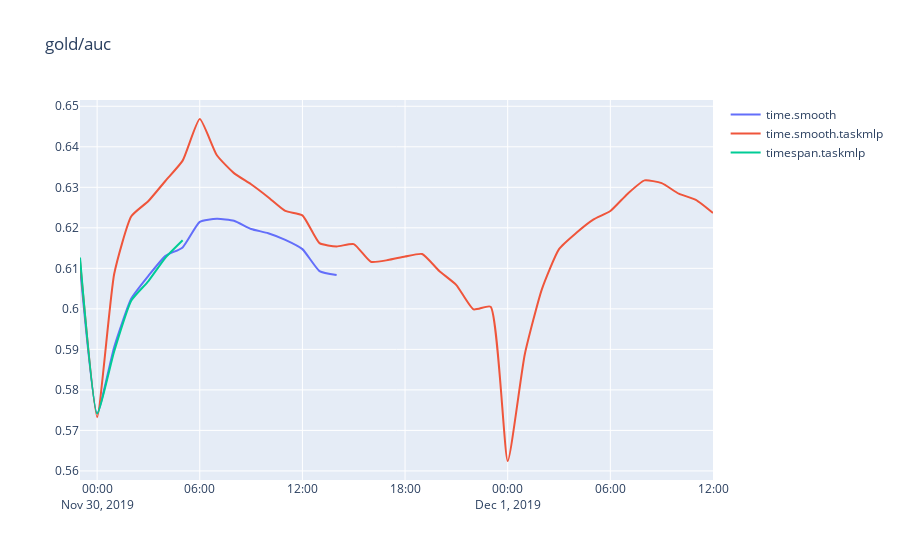

The cell this chart's notebook holds for it:
### Code cell
#metric_names = 'gold_auc,group_auc,group/click/time_auc,auc,click/time_auc,click/weighted_time_auc,time_auc,weighted_time_auc'
metric_names = 'gold/auc,group/auc,group/click/time_auc,auc'
metric_names = [
    'gold/auc',
]
# show(dfs, metric_names, base=False, smoothing=0.)
dfs_ = dfs
models = m.keys()
dfs_ = [m[key] for key in models]
# show(dfs_, metric_names)
show(dfs_, metric_names, smoothing=0.5)
